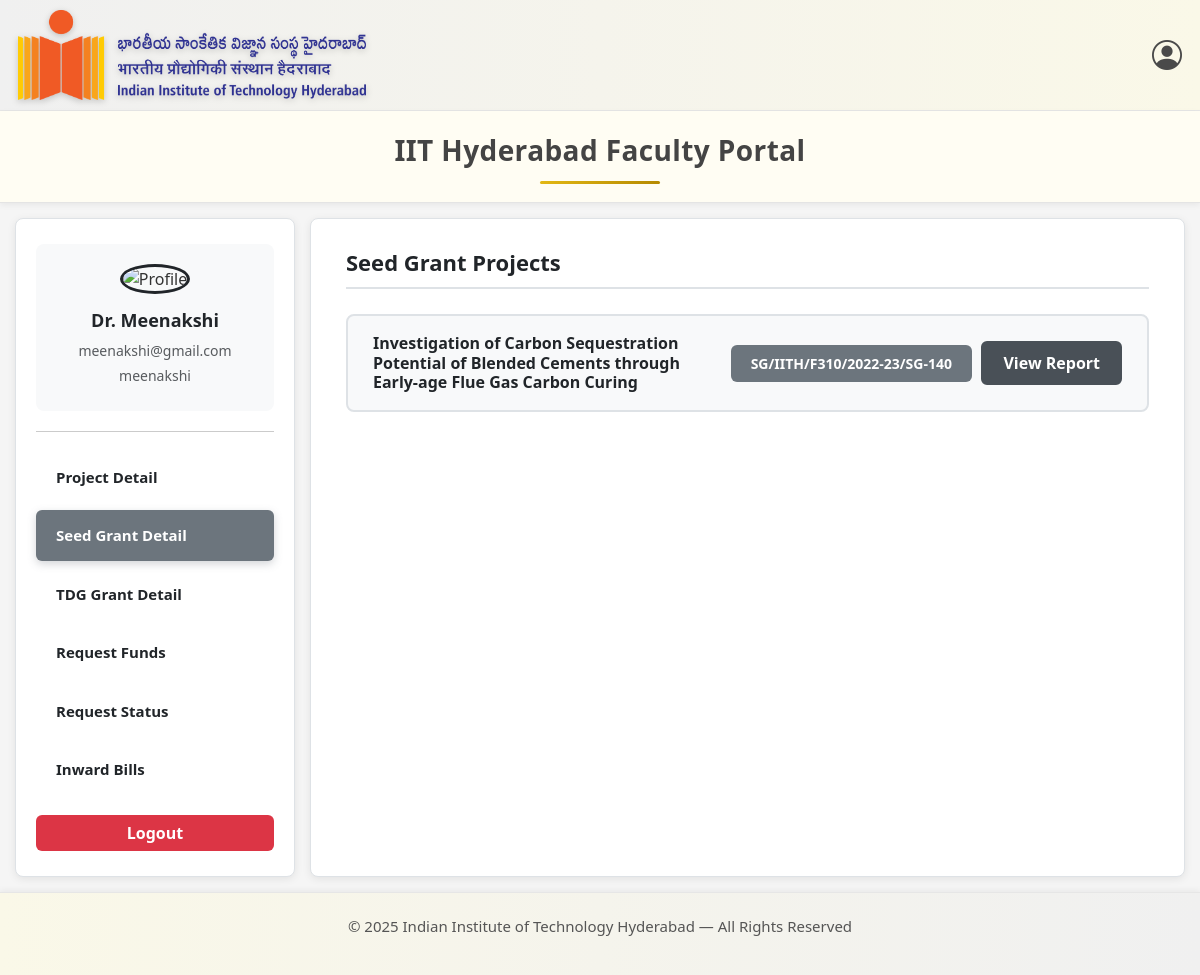
/dashboard/?type=seed (signed in), run on the app's committed database.
### project/models.py (models this page shows, shortened)
class Faculty(models.Model):
    user = models.OneToOneField(settings.AUTH_USER_MODEL,related_name='faculty', on_delete=models.CASCADE, null=True, blank=True)
    faculty_id = models.CharField(max_length=50, unique=True, primary_key=True)  # Excel: Faculty ID
    pi_name = models.CharField(max_length=255)  # Excel: PI Name
    email = models.EmailField(blank=True, null=True)  # Excel: PI Email ID
    designation = models.CharField(max_length=100, blank=True, null=True)
    department = models.CharField(max_length=100, blank=True, null=True)  # Excel: Dept.
    photo = models.ImageField(upload_to='faculty_photos/', blank=True, null=True)
    class Meta:
        verbose_name = "Faculty Member"
        verbose_name_plural = "Faculty Members"

class CustomUser(AbstractUser):
    ROLE_CHOICES = (
        ('faculty', 'Faculty'),
        ('admin', 'Admin Member'),
        ('sheet', 'SheetUser')
    )
    role = models.CharField(max_length=20, choices=ROLE_CHOICES, default='faculty')
    objects = CustomUserManager()
    class Meta:
        verbose_name = "user"
        verbose_name_plural = "Users"

class SeedGrant(models.Model):
    grant_no = models.CharField(max_length=100, unique=True)
    short_no = models.CharField(max_length=50, primary_key=True)
    faculty = models.ForeignKey(Faculty, on_delete=models.SET_NULL,
                                null=True, blank=True, related_name="seed_grants")
    pi_name = models.CharField(max_length=255)
    dept = models.CharField(max_length=100)
    title = models.TextField()
    sanction_date = models.DateField()
    end_date = models.DateField()
    budget_year1 = models.DecimalField(max_digits=12, decimal_places=2, default=0)
    budget_year2 = models.DecimalField(max_digits=12, decimal_places=2, default=0)
    total_budget = models.DecimalField(max_digits=12, decimal_places=2, default=0)
    equipment = models.DecimalField(max_digits=12, decimal_places=2, default=0, null=True, blank=True)
    consumables = models.DecimalField(max_digits=12, decimal_places=2, default=0, null=True, blank=True)
    contingency = models.DecimalField(max_digits=12, decimal_places=2, default=0, null=True, blank=True)
    travel = models.DecimalField(max_digits=12, decimal_places=2, default=0, null=True, blank=True)
    manpower = models.DecimalField(max_digits=12, decimal_places=2, default=0, null=True, blank=True)
    others = models.DecimalField(max_digits=12, decimal_places=2, default=0, null=True, blank=True)
    furniture = models.DecimalField(max_digits=12, decimal_places=2, default=0, null=True, blank=True)
    visitor_expenses = models.DecimalField(max_digits=12, decimal_places=2, default=0, null=True, blank=True)
    lab_equipment = models.DecimalField(max_digits=12, decimal_places=2, default=0, null=True, blank=True)
    class Meta:
        verbose_name = "Seed Grant"
        verbose_name_plural = "Seed Grants"

### project/views.py (the view)
# urls.py: path('dashboard/', views.dashboard, name='dashboard'),
@login_required
def dashboard(request):
    faculty = get_object_or_404(Faculty, user=request.user)
    projects = Project.objects.filter(faculty_id=faculty.faculty_id)
    seed_projects = SeedGrant.objects.filter(faculty_id=faculty.faculty_id)
    tdg_projects = TDGGrant.objects.filter(faculty_id=faculty.faculty_id)
    for s in seed_projects:
        s.encoded_grant_no = urllib.parse.quote(s.grant_no, safe="")
    for t in tdg_projects:
        t.encoded_grant_no = urllib.parse.quote(t.grant_no, safe="")
    project_type = request.GET.get("type", "all")  # all / project / seed
    if project_type == "project":
        show_projects = True
        show_seed = False
        show_tdg = False
    elif project_type == "seed":
        show_projects = False
        show_seed = True
        show_tdg = False   # ✅ show both Seed + TDG together
    else:
        show_projects = False
        show_seed = False
        show_tdg = True  # ✅ default: show everything
    return render(request, "dashboard.html", {
        "faculty": faculty,
        "projects": projects,
        "seed_projects": seed_projects,
        "tdg_projects": tdg_projects,
        "project_type": project_type,
        "show_projects": show_projects,
        "show_seed": show_seed,
        "show_tdg": show_tdg,
    })

### templates/dashboard.html (shortened to what this page needs)
{% extends "base.html" %}
{% load static %}
{% block content %}
<div class="dashboard-wrapper">
    <aside class="dashboard-sidebar">
        <div class="profile-box">
            {% if faculty.photo %}
                <img src="{{ faculty.photo.url }}" alt="Profile" class="rounded-circle border border-3 border-dark mb-3 profile-pic">
            {% else %}
                <img src="{% static 'images/default_profile.png' %}" alt="Profile" class="rounded-circle border border-3 border-dark mb-3 profile-pic">
            {% endif %}
            <h5 class="fw-bold mb-2 text-dark">{{ faculty.pi_name }}</h5>
            <p class="text-muted small mb-1">{{ faculty.user.email }}</p>
            <p class="text-muted small">{{ faculty.user.username }}</p>
        </div>
        <hr>
        <nav class="sidebar-nav">
            <a href="{% url 'dashboard' %}?type=project"
               class="sidebar-nav-link {% if project_type == 'project' %}active{% endif %}">
                Project Detail
            </a>
            <a href="{% url 'dashboard' %}?type=seed"
               class="sidebar-nav-link {% if project_type == 'seed' %}active{% endif %}">
                Seed Grant Detail
            </a>
            <a href="{% url 'dashboard' %}?type=tdg"
               class="sidebar-nav-link {% if project_type == 'tdg' %}active{% endif %}">
                TDG Grant Detail
            </a>
            <a href="{% url 'create_fund_request' %}" class="sidebar-nav-link"> Request Funds </a>
            <a href="{% url 'request_status' %}" class="sidebar-nav-link"> Request Status </a>
            <a href="{% url 'bill_inwards' %}" class="sidebar-nav-link"> Inward Bills </a>
        </nav>
        <div class="logout-btn">
            <form method="POST" action="{% url 'logout' %}">
                <button type="submit" class="btn btn-danger w-100 fw-semibold" style="border: none; cursor: pointer;">
                    Logout
                </button>
            </form>
        </div>
    </aside>
    <main class="dashboard-main">
        {% if show_seed %}
        <section class="mb-5">
            <h4 class="section-heading">Seed Grant Projects</h4>
            {% if seed_projects %}
                <div class="project-list">
                    {% for grant in seed_projects %}
                    <div class="project-row">
                        <div class="project-title">
                            <h6>{{ grant.title }}</h6>
                        </div>
                        <div class="project-number">
                            <span class="project-badge">{{ grant.grant_no }}</span>
                        </div>
                        <div class="project-action">
                            <a href="{% url 'bill_report_user' grant.encoded_grant_no %}" class="btn-view">
                                View Report
                            </a>
                        </div>
                    </div>
                    {% endfor %}
                </div>
            {% else %}
                <div class="no-data-alert">No seed grants assigned.</div>
            {% endif %}
        </section>
        {% endif %}
    </main>
</div>
{% endblock %}

### templates/base.html (style rules this page uses)
body { font-family: "Segoe UI", Tahoma, Geneva, Verdana, sans-serif; margin: 0; min-height: 100vh; display: flex; flex-direction: column; background: #f9fafc; color: #333; }

### templates/dashboard.html (style rules this page uses)
body { margin: 0; padding: 0; background: #f5f5f5; overflow-x: hidden; font-family: "Segoe UI", Tahoma, Geneva, Verdana, sans-serif; }
.dashboard-wrapper { display: flex; width: 100%; min-height: calc(100vh - 250px); gap: 0; padding: 15px 15px; box-sizing: border-box; }
.dashboard-sidebar { width: 280px; background: #ffffff; border: 1px solid #dee2e6; border-radius: 8px; padding: 25px 20px; display: flex; flex-direction: column; box-shadow: 0 2px 8px rgba(0, 0, 0, 0.08); margin-right: 15px; }
.dashboard-sidebar .profile-pic { width: 110px; height: 110px; object-fit: cover; }
.dashboard-sidebar .profile-box { background: #f8f9fa; border-radius: 8px; padding: 20px 15px; text-align: center; }
.dashboard-sidebar h5 { color: #212529; font-size: 18px; margin-bottom: 10px; }
.dashboard-sidebar .profile-box p { margin-bottom: 5px; font-size: 14px; }
.dashboard-sidebar hr { margin: 20px 0; }
.sidebar-nav { display: flex; flex-direction: column; gap: 8px; margin-bottom: 20px; }
.sidebar-nav-link { background: transparent; border: none; text-align: left; padding: 14px 20px; font-weight: 600; color: #212529; border-radius: 6px; transition: all 0.3s ease; font-size: 15px; text-decoration: none; display: block; }
.sidebar-nav-link.active { background: #6c757d; color: #fff; box-shadow: 0 3px 8px rgba(108, 117, 125, 0.3); }
.logout-btn { margin-top: auto; }
.dashboard-main { flex: 1; background: #ffffff; border: 1px solid #dee2e6; border-radius: 8px; box-shadow: 0 2px 8px rgba(0, 0, 0, 0.08); padding: 30px 35px; overflow-y: auto; }
.section-heading { font-size: 22px; font-weight: 700; color: #212529; margin-bottom: 25px; padding-bottom: 12px; border-bottom: 2px solid #dee2e6; }
.project-list { display: flex; flex-direction: column; gap: 15px; }
.project-row { display: flex; align-items: center; justify-content: space-between; background: #f8f9fa; border: 2px solid #dee2e6; border-radius: 8px; padding: 18px 25px; transition: all 0.3s ease; }
.project-title { flex: 1; padding-right: 20px; }
.project-title h6 { color: #212529; margin: 0; font-size: 16px; font-weight: 700; }
.project-number { min-width: 200px; text-align: center; }
.project-badge { background: #6c757d; color: #fff; padding: 8px 20px; border-radius: 6px; font-size: 14px; font-weight: 700; display: inline-block; }
.project-action { min-width: 150px; text-align: right; }
.btn-view { background: #495057; color: #fff; border: 2px solid #495057; padding: 8px 20px; border-radius: 6px; font-weight: 700; transition: all 0.3s ease; text-decoration: none; display: inline-block; }

### data on the page
Faculty: pi_name "Dr. Meenakshi", user.email "meenakshi@gmail.com", user.username "meenakshi"
SeedGrant: title "Investigation of Carbon Sequestration Potential of Blended Cements through Early-age Flue Gas Carbon Curing", grant_no "SG/IITH/F310/2022-23/SG-140"
